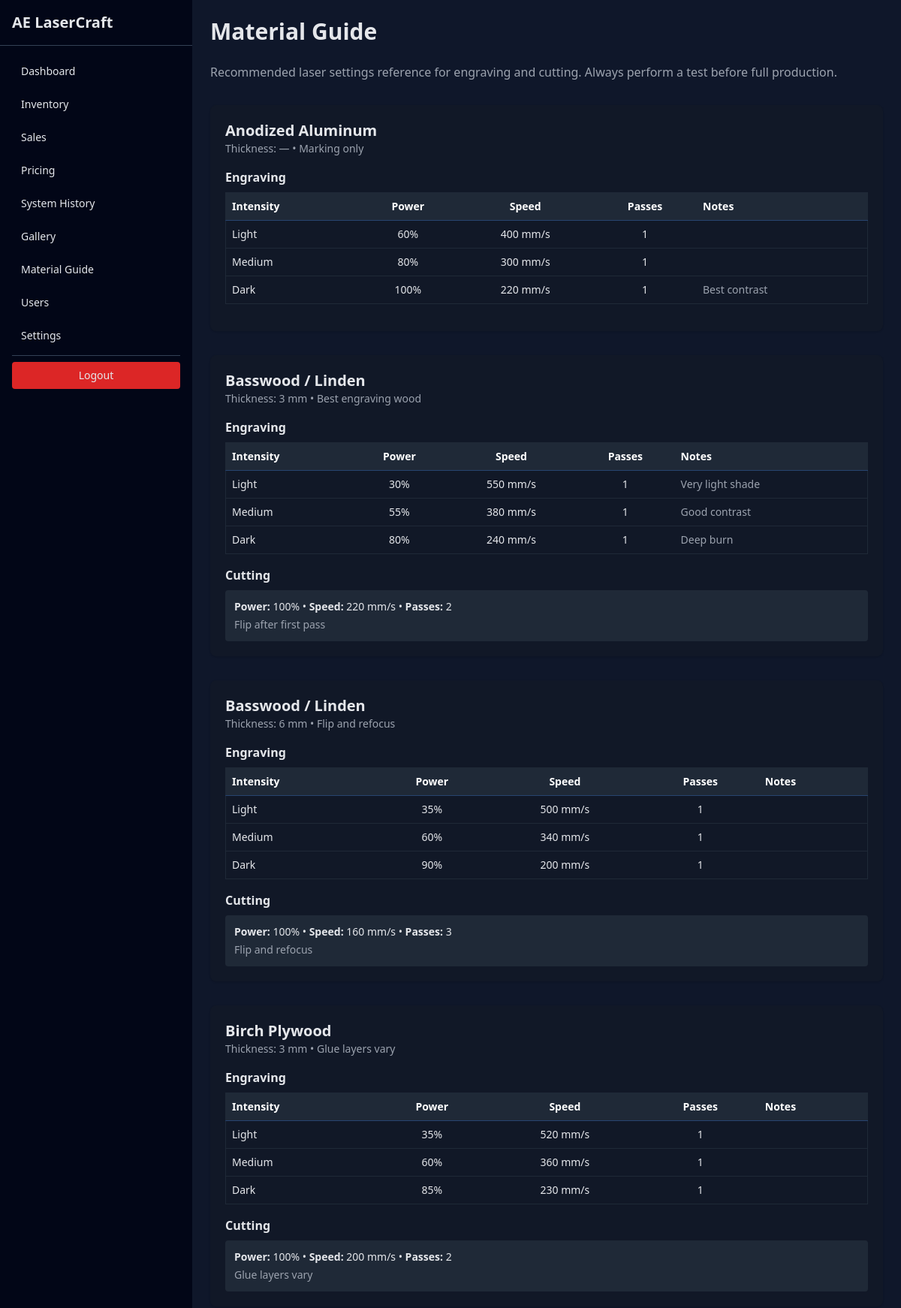
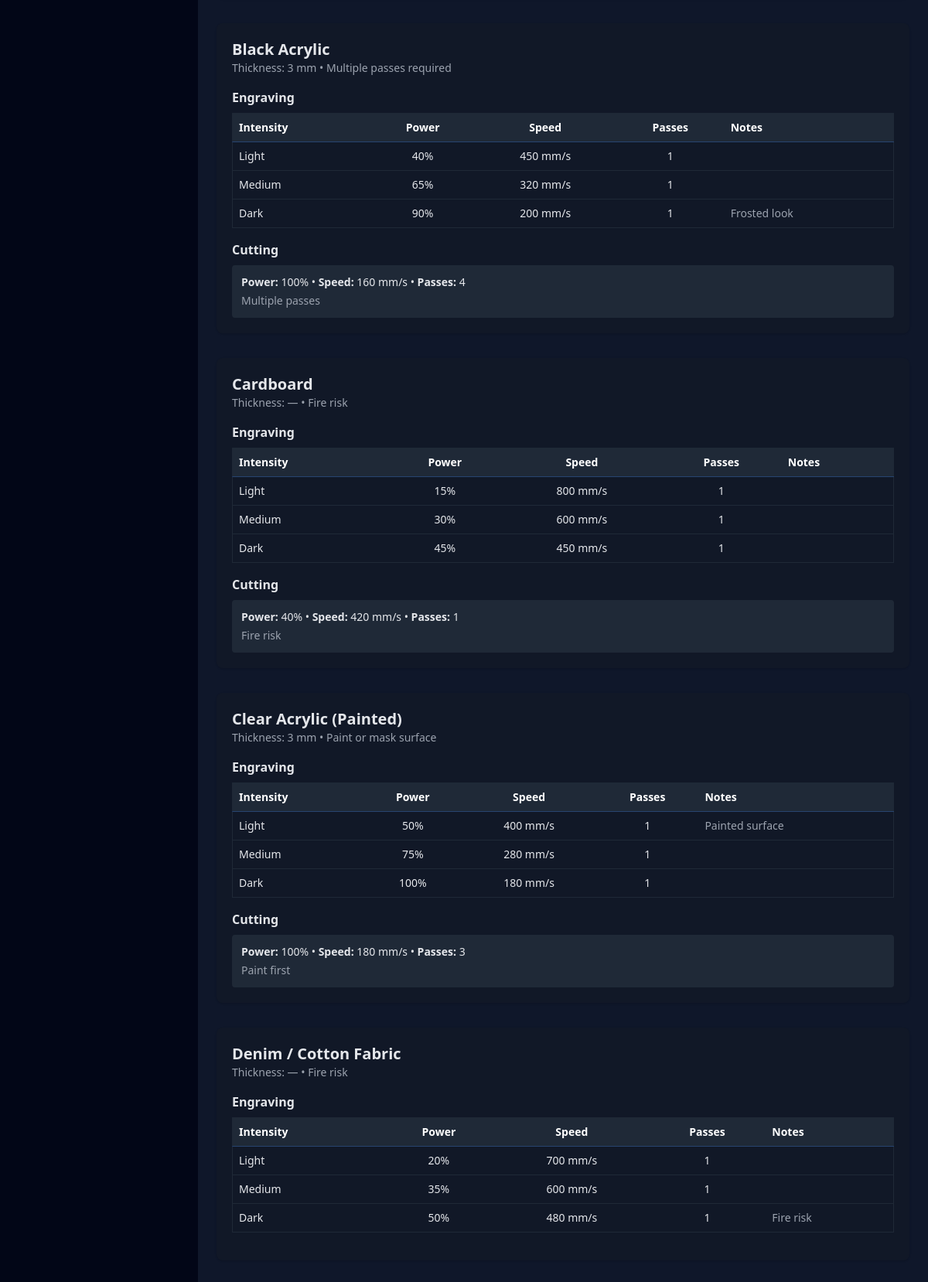
The app's page /material_guide (signed in, upper part) with its own data (2 pictures, top to bottom).
### tables this page shows
CREATE TABLE material_settings (
    id INTEGER PRIMARY KEY AUTOINCREMENT,
    material_id INTEGER NOT NULL,
    process TEXT NOT NULL,            -- 'engrave' or 'cut'
    intensity TEXT,                   -- 'light', 'medium', 'dark', NULL for cut
    power INTEGER NOT NULL,
    speed INTEGER,
    passes INTEGER NOT NULL,
    notes TEXT,
    FOREIGN KEY (material_id) REFERENCES materials(id)
);

CREATE TABLE materials (
    id INTEGER PRIMARY KEY AUTOINCREMENT,
    name TEXT NOT NULL,
    thickness TEXT,
    notes TEXT
);

### app.py (the view)
@app.route("/material_guide")
@login_required
def material_guide():
    conn = connect()
    c = conn.cursor()
    c.execute("""
        SELECT
            m.id,
            m.name,
            m.thickness,
            m.notes,
            s.process,
            s.intensity,
            s.power,
            s.speed,
            s.passes,
            s.notes
        FROM materials m
        LEFT JOIN material_settings s ON m.id = s.material_id
        ORDER BY m.name, s.process, s.intensity
    """)
    rows = c.fetchall()
    conn.close()
    materials = {}
    for r in rows:
        mid = r[0]
        materials.setdefault(mid, {
            "name": r[1],
            "thickness": r[2],
            "notes": r[3],
            "engrave": {},
            "cut": None
        })
        if r[4] == "engrave":
             order = {"light": 1, "medium": 2, "dark": 3}
             materials[mid]["engrave"][r[5]] = {
                "order": order.get(r[5], 99),
                "power": r[6],
                "speed": r[7],
                "passes": r[8],
                "notes": r[9]
            }
        elif r[4] == "cut":
            materials[mid]["cut"] = {
                "power": r[6],
                "speed": r[7],
                "passes": r[8],
                "notes": r[9]
            }
        for m in materials.values():
            m["engrave"] = dict(
                sorted(
                    m["engrave"].items(),
                    key=lambda x: x[1]["order"]
                )
            )
    return render_template(
        "material_guide.html",
        materials=materials
    )

### app.py (called while the page is built)
def load_user_settings_safe():
    if not current_user.is_authenticated:
        return {}
    conn = connect()
    c = conn.cursor()
    c.execute(
        "SELECT settings FROM user_settings WHERE user_id = ?",
        (current_user.id,)
    )
    row = c.fetchone()
    conn.close()
    if not row or not row[0]:
        return {}
    try:
        return json.loads(row[0])
    except Exception:
        return {}

@app.context_processor
def inject_globals():
    return {
        "settings": load_user_settings_safe(),
        "is_admin": (
            current_user.is_authenticated
            and current_user.role == "admin"
        )
    }

@login_manager.user_loader
def load_user(user_id):
    conn = connect()
    c = conn.cursor()
    c.execute("SELECT id, username, role FROM users WHERE id=?", (user_id,))
    u = c.fetchone()
    conn.close()
    return User(*u) if u else None

### auth.py (called while the page is built)
    @property
    def is_active(self):
        return self._is_active

### database.py (called while the page is built)
def is_postgres():
    return bool(os.environ.get("DATABASE_URL"))

def connect():
    if is_postgres():
        return connect_postgres()
    else:
        return connect_sqlite()

def connect_sqlite():
    return sqlite3.connect("data/database.db")

### templates/material_guide.html
{% extends "base.html" %}
{% block content %}
<h2 class="text-3xl font-bold mb-6">Material Guide</h2>
<p class="text-gray-400 mb-8">
  Recommended laser settings reference for engraving and cutting.
  Always perform a test before full production.
</p>
<div class="space-y-8">
  {% for m in materials.values() %}
  <div class="bg-gray-900 rounded-lg p-5 shadow">
    <div class="mb-4">
      <h3 class="text-xl font-semibold">{{ m.name }}</h3>
      <div class="text-sm text-gray-400">
        Thickness: {{ m.thickness }}{% if m.notes %} • {{ m.notes }}{% endif %}
      </div>
    </div>
    <h4 class="font-semibold mb-2 text-gray-200">Engraving</h4>
    <div class="overflow-x-auto mb-4">
      <table class="w-full text-sm border border-gray-800">
        <thead class="bg-gray-800 text-gray-400">
          <tr>
            <th class="p-2 text-left">Intensity</th>
            <th class="p-2 text-center">Power</th>
            <th class="p-2 text-center">Speed</th>
            <th class="p-2 text-center">Passes</th>
            <th class="p-2 text-left">Notes</th>
          </tr>
        </thead>
        <tbody>
          {% for level, s in m.engrave.items() %}
          <tr class="border-t border-gray-800 hover:bg-gray-800/50">
            <td class="p-2 capitalize font-medium">{{ level }}</td>
            <td class="p-2 text-center">{{ s.power }}%</td>
            <td class="p-2 text-center">
              {% if s.speed %}{{ s.speed }} mm/s{% else %}—{% endif %}
            </td>
            <td class="p-2 text-center">{{ s.passes }}</td>
            <td class="p-2 text-gray-400">{{ s.notes or '' }}</td>
          </tr>
          {% endfor %}
        </tbody>
      </table>
    </div>
    {% if m.cut %}
    <h4 class="font-semibold mb-2 text-gray-200">Cutting</h4>
    <div class="bg-gray-800 rounded p-3 text-sm">
      <div>
        <strong>Power:</strong> {{ m.cut.power }}%
        • <strong>Speed:</strong>
        {% if m.cut.speed %}{{ m.cut.speed }} mm/s{% else %}—{% endif %}
        • <strong>Passes:</strong> {{ m.cut.passes }}
      </div>
      {% if m.cut.notes %}
      <div class="text-gray-400 mt-1">{{ m.cut.notes }}</div>
      {% endif %}
    </div>
    {% endif %}
  </div>
  {% endfor %}
</div>
{% endblock %}

### static/css/style.css (style rules this page uses)
:root { --bg: #0f172a; --sidebar: #020617; --card: #111827; --text: #e5e7eb; --accent: #22c55e; }
body { background-color: var(--bg); color: var(--text); transition: background-color 0.3s, color 0.3s; }
table thead { background-color: color-mix(in srgb, var(--accent) 12%, transparent); }
table thead th { color: white; font-weight: 600; padding: 0.5rem; border-bottom: 1px solid color-mix(in srgb, var(--accent) 30%, transparent); }

### records on screen
material_settings: name "Anodized Aluminum", thickness "—", notes "Marking only", intensity "Dark", power "100", speed "220", passes "1", notes "Best contrast"
material_settings: intensity "Light", power "60", speed "400", passes "1"
material_settings: intensity "Medium", power "80", speed "300", passes "1"
material_settings: name "Basswood / Linden", thickness "3 mm", notes "Best engraving wood", cut.power "100", cut.speed "220", cut.passes "2", cut.notes "Flip after first pass"
material_settings: intensity "Light", power "30", speed "550", passes "1", notes "Very light shade"
material_settings: intensity "Medium", power "55", speed "380", passes "1", notes "Good contrast"
material_settings: intensity "Dark", power "80", speed "240", passes "1", notes "Deep burn"
material_settings: name "Basswood / Linden", thickness "6 mm", notes "Flip and refocus", cut.power "100", cut.speed "160", cut.passes "3", cut.notes "Flip and refocus"
material_settings: intensity "Light", power "35", speed "500", passes "1"
material_settings: intensity "Medium", power "60", speed "340", passes "1"
material_settings: intensity "Dark", power "90", speed "200", passes "1"
material_settings: name "Birch Plywood", thickness "3 mm", notes "Glue layers vary", cut.power "100", cut.speed "200", cut.passes "2", cut.notes "Glue layers vary"
material_settings: intensity "Light", power "35", speed "520", passes "1"
material_settings: intensity "Medium", power "60", speed "360", passes "1"
material_settings: intensity "Dark", power "85", speed "230", passes "1"
material_settings: name "Black Acrylic", thickness "3 mm", notes "Multiple passes required", cut.power "100", cut.speed "160", cut.passes "4", cut.notes "Multiple passes"
material_settings: intensity "Light", power "40", speed "450", passes "1"
material_settings: intensity "Medium", power "65", speed "320", passes "1"
material_settings: intensity "Dark", power "90", speed "200", passes "1", notes "Frosted look"
material_settings: name "Cardboard", thickness "—", notes "Fire risk", cut.power "40", cut.speed "420", cut.passes "1", cut.notes "Fire risk"
material_settings: intensity "Light", power "15", speed "800", passes "1"
material_settings: intensity "Medium", power "30", speed "600", passes "1"
material_settings: intensity "Dark", power "45", speed "450", passes "1"
material_settings: name "Clear Acrylic (Painted)", thickness "3 mm", notes "Paint or mask surface", cut.power "100", cut.speed "180", cut.passes "3", cut.notes "Paint first"
material_settings: intensity "Light", power "50", speed "400", passes "1", notes "Painted surface"
material_settings: intensity "Medium", power "75", speed "280", passes "1"
material_settings: intensity "Dark", power "100", speed "180", passes "1"
material_settings: name "Denim / Cotton Fabric", thickness "—", notes "Fire risk", intensity "Dark", power "50", speed "480", passes "1"
material_settings: intensity "Light", power "20", speed "700", passes "1"
material_settings: intensity "Medium", power "35", speed "600", passes "1"
